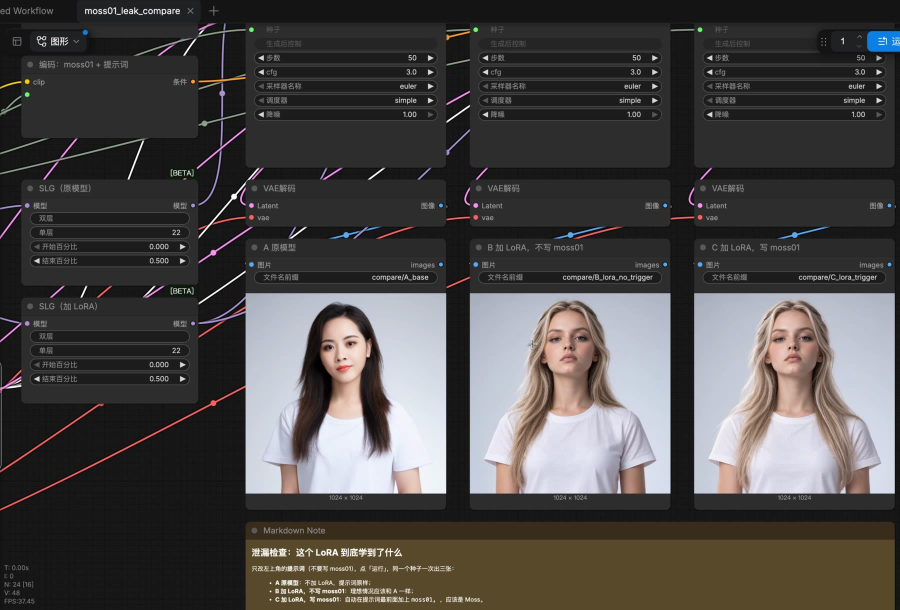
#> input picture skills/digital-human-koubo/examples/ep01-moss-lora/article/comfyui_leak_compare_ui.jpg, 1800 x 1220 px (shown at 1/2 size)
$ python -i faces.py   (imports and definitions only)
#> lines starting #> are read from the running program, lines starting #| are printed output that depends on the picture; after the words box and inside, x2 and y2 are one past the last pixel; in counts of white or black regions, pixels touching at a corner belong together
#!/usr/bin/env python3
"""首尾帧换人。出图通道看用户配置（默认 Codex CLI）。在工程根目录跑。

  python3 faces.py swap    [--only 03,22] [--jobs 4] [--dry] [--wait 60]   直接换脸 → keys/swap/NN_a|b.png
  python3 faces.py repaint [--only 03,22] [--jobs 4] [--dry] [--wait 60]   先打码原脸再按身份照重画 → keys/repaint/NN_a|b.png
  python3 faces.py joint   [--only 03,22] [--jobs 4] [--dry] [--wait 60] [--tries 3]   同一帧所有人一起打码、一次调用一起重画，只把头贴回原帧并质检 → keys/repaint/NN_a|b.png

--wait N：出图满载时，每 3 分钟补一轮没出的，最多等 N 分钟。失败原因直接打印出来。

三种方式：
  swap     原片整帧 + 身份图直接换。快，适合 AI 虚构角色；缺点是脸型骨相会被原演员带着走。shots.json 的 swap 里列了谁，这个镜头就直接换谁（远景小脸、背影没法打码，只能直接换）。
  repaint  先把原演员的脸打成马赛克（只留头发、轮廓、角度、光线），再照身份照片把整张脸画进去。像本人的程度明显更高；代价是表情和朝向看不到了，要在 pose 里写清楚。
           同一帧多个 repaint 角色一个接一个，上一个的结果当下一个的底图。底图优先用 swap 的结果。
  joint    所有角色统一处理：两人同框从 4 次调用降到 2 次；模型重画整张图也不怕，只取头部贴回原帧（qa_paste.py），并自动质检，不过就换种子重出，还不过就标 qa_fail。需要 doctor.py --fetch-models。
           一次最多 5 张图：打码帧 1 张 +（尾帧）首帧 1 张，剩下的按角色轮流分身份照，本人优先。
每个镜头先做首帧 a，再把做好的 a 当作一致性参考去做尾帧 b，首尾两张脸才对得上。
所有结果先写到 keys/repaint/raw/，成功才替换正式文件：中途失败不会丢掉已有成果。
"""
import sys, time
from concurrent.futures import ThreadPoolExecutor
import cv2
import numpy as np
from common import ROOT, KEY_W, KEY_H, CONSENT_TXT, MAX_IMAGES, cast, ocr_ready, project, shots, edit_image, image_why, opt, only

_CASC = None
def cascades():
    """用到自动检脸才加载；OpenCV 版本不对时说清楚，别让整个脚本一启动就崩"""
    global _CASC
    if _CASC is None:
        if not hasattr(cv2, "CascadeClassifier"):
            sys.exit(f"OpenCV {cv2.__version__} 没有 CascadeClassifier：pip3 install 'opencv-python-headless>=4.8,<5'，或在 shots.json 的 box 里手标人脸")
        _CASC = [cv2.CascadeClassifier(cv2.data.haarcascades + f"haarcascade_{n}.xml") for n in ("frontalface_default", "profileface")]
    return _CASC
NOOIL = "Skin looks natural and matte with fine pores: no oily shine, no sweat, no glossy highlights, no plastic or waxy skin, no beauty filter."
DRY = "--dry" in sys.argv


def acc(r):
    return f" {r['name'].capitalize()} wears {r['accessory']}, fitted to the head angle, with natural subtle reflections." if r.get("accessory") else ""


# ---------- swap ----------
# [22 lines left out: functions swap_prompt, swap_one, not called in this run]


# ---------- repaint ----------
def find_face(img, hint=None):
    CASC, PROF = cascades()
    g = cv2.cvtColor(img, cv2.COLOR_BGR2GRAY)
    fs = list(CASC.detectMultiScale(g, 1.08, 5, minSize=(80, 80)))
    if not fs:
        fs = list(PROF.detectMultiScale(g, 1.08, 4, minSize=(80, 80)))
        fs += [(img.shape[1] - x - w, y, w, h) for (x, y, w, h) in PROF.detectMultiScale(cv2.flip(g, 1), 1.08, 4, minSize=(80, 80))]
    if hint: fs = [f for f in fs if hint[0] <= f[0] + f[2] / 2 <= hint[1]] or fs   # 同框多人：按水平位置挑
    return max(fs, key=lambda f: f[2]) if fs else None


def mosaic(src, dst, hint=None, box=None):
    """脸部椭圆马赛克（像素块 + 模糊，边缘羽化）：五官彻底看不见，头型、发际线、光的方向还在。返回打码框，没找到脸返回 None"""
#> called with dst = 'out.png'
    img = cv2.imread(str(src))
#> img is the input picture: shape (1220, 1800, 3); mean B, G, R 71, 72.2, 75
    if box: x0, y0, x1, y1 = box
    else:
        f = find_face(img, hint)
#> in find_face, `g = cv2.cvtColor(img, cv2.COLOR_BGR2GRAY)`:
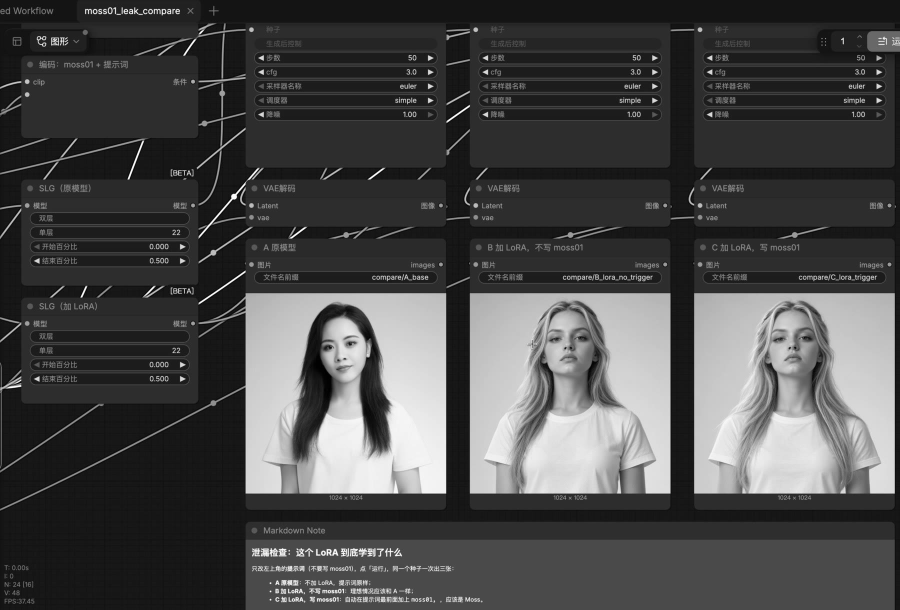
#> g: shape (1220, 1800) (shown at 1/2 size); min 0, max 255, mean 72.9
#> in find_face, `fs = list(CASC.detectMultiScale(g, 1.08, 5, minSize=(80, 80)))`: fs = [[622, 641, 122, 122], [1072, 623, 130, 130], [1519, 623, 135, 135]]
#> f = [1519, 623, 135, 135]
        if f is None: return None
        x, y, w, h = f
#> x = 1519; y = 623; w = 135; h = 135
        x0, x1 = max(0, int(x - 0.15 * w)), min(img.shape[1], int(x + 1.15 * w))
#> x0 = 1498; x1 = 1674
        y0, y1 = max(0, int(y - 0.05 * h)), min(img.shape[0], int(y + 1.18 * h))
#> y0 = 616; y1 = 782
    roi = img[y0:y1, x0:x1]; bw = max(1, (x1 - x0) // 7)
#> after `roi = img[y0:y1, x0:x1]`:
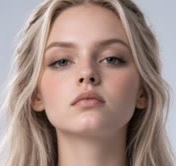
#> roi: shape (166, 176, 3); mean B, G, R 133, 140.5, 163.7
#> after `bw = max(1, (x1 - x0) // 7)`: bw = 25
    small = cv2.resize(roi, (max(1, (x1 - x0) // bw), max(1, (y1 - y0) // bw)), interpolation=cv2.INTER_AREA)
    mos = cv2.GaussianBlur(cv2.resize(small, (x1 - x0, y1 - y0), interpolation=cv2.INTER_NEAREST), (0, 0), bw * 0.6)
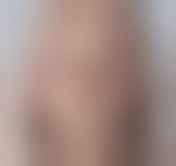
#> mos: shape (166, 176, 3); mean of channels 0, 1, 2 133.4, 140.8, 164; drawn as B, G, R
    m = np.zeros((y1 - y0, x1 - x0), np.float32)
    cv2.ellipse(m, ((x1 - x0) // 2, (y1 - y0) // 2), ((x1 - x0) // 2, (y1 - y0) // 2), 0, 0, 360, 1, -1)
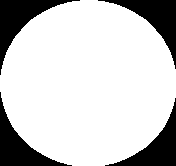
#> m: shape (166, 176) float32; values 0 (black) and 1 (white), 79.2% white; 4 black regions, box (x1, y1, x2, y2) and area: (0, 0, 80, 75) 1599, (98, 0, 176, 69) 1524, (0, 92, 72, 166) 1513, (105, 98, 176, 166) 1440
    m = cv2.GaussianBlur(m, (0, 0), bw * 0.5)[..., None]
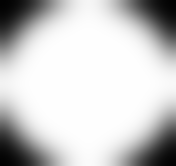
#> m: shape (166, 176, 1) float32; min 0.00845, max 1, mean 0.796
    img[y0:y1, x0:x1] = (mos * m + roi * (1 - m)).astype(np.uint8)
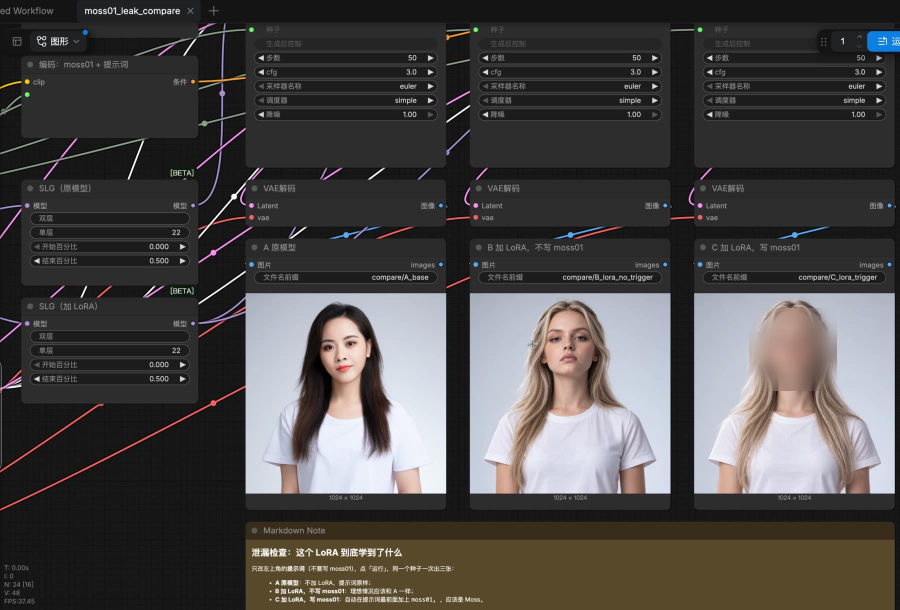
#> img: shape (1220, 1800, 3) (shown at 1/2 size); 1.33% of pixels changed, all inside (x1, y1, x2, y2) = (1498, 616, 1674, 782)
    cv2.imwrite(str(dst), img); return [int(x0), int(y0), int(x1), int(y1)]


# [35 lines left out: functions repaint_prompt, repaint_one, not called in this run]


# ---------- joint：同一帧里所有要换的人一起打码，一次 Codex 调用一起重画 ----------
def joint_roles(s, C, tag):
    return [r for r in C if f"{r}_{tag}" in s.get("pose", {})]      # 脸被挡住、看不到的帧不写 pose，就不重画


# [40 lines left out: functions joint_refs, joint_prompt, joint_inputs, not called in this run]


SMALL = 110     # 要换的脸里最大的那张宽度 < 这个像素（1536 宽），就走裁切放大


# [8 lines left out: function crop_rect, not called in this run]


def crop_to(src_png, R, out_png):
    im = cv2.imread(str(src_png)); x0, y0, x1, y1 = R
    cv2.imwrite(str(out_png), cv2.resize(im[y0:y1, x0:x1], (KEY_W, KEY_H), interpolation=cv2.INTER_CUBIC)); return out_png


PAD = 0.75


# [6 lines left out: function pad_to, not called in this run]


def unpad(pad_png, out_png):
    im = cv2.imread(str(pad_png)); h, w = im.shape[:2]; sw, sh = int(w * PAD), int(h * PAD); x0, y0 = (w - sw) // 2, (h - sh) // 2
    cv2.imwrite(str(out_png), cv2.resize(im[y0:y0 + sh, x0:x0 + sw], (w, h), interpolation=cv2.INTER_CUBIC))


# [77 lines left out: functions uncrop, joint_one, clean_one, missing, not called in this run]


def tags(s): return "a" if s.get("first_only") else "ab"


# [12 lines left out: function shot, not called in this run]


# [17 lines not run here, left out]

>>> result = mosaic('../../digital-human-koubo/examples/ep01-moss-lora/article/comfyui_leak_compare_ui.jpg', 'out.png')
#> result = [1498, 616, 1674, 782]

$ run again, on skills/digital-human-koubo/examples/ep01-moss-lora/article/moss01_batch1_sample.jpg
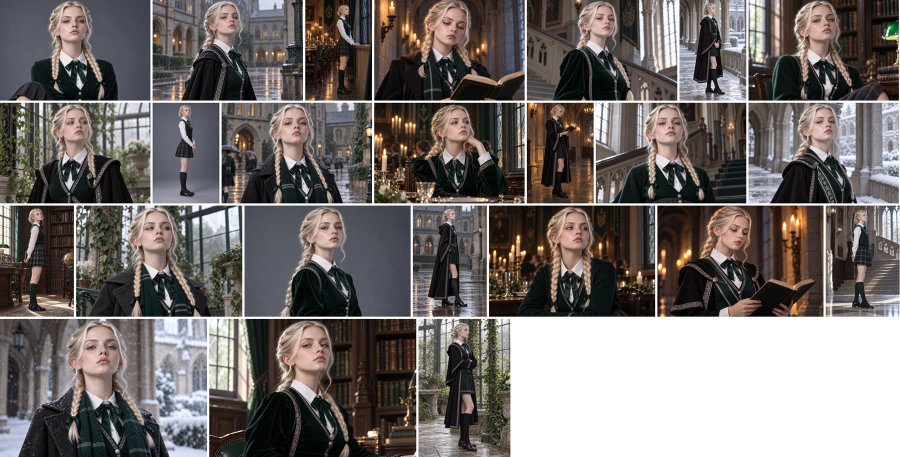
#> input picture skills/digital-human-koubo/examples/ep01-moss-lora/article/moss01_batch1_sample.jpg, 1800 x 914 px (shown at 1/2 size)
#> in mosaic, img is the input picture: shape (914, 1800, 3); mean B, G, R 107.2, 109.7, 115.9
#> fs = 20 items, first 6: [1139, 1, 87, 87], [1602, 5, 92, 92], [1167, 3, 87, 87], [102, 6, 94, 94], [859, 10, 96, 96], [1569, 5, 94, 94]
#> f = [531, 644, 126, 126]
#> x = 531; y = 644; w = 126
#> x0 = 512; x1 = 675
#> y0 = 637; y1 = 792
#> bw = 23
#> in mosaic, `cv2.ellipse(m, ((x1 - x0) // 2, (y1 - y0) // 2), ((x1 - x0) // 2, (y1 ..`:
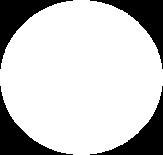
#> m: shape (155, 163) float32; values 0 (black) and 1 (white), 78.3% white; 4 black regions, box (x1, y1, x2, y2) and area: (0, 0, 73, 69) 1375, (90, 0, 163, 69) 1371, (0, 86, 73, 155) 1370, (90, 86, 163, 155) 1366
#> in mosaic, `img[y0:y1, x0:x1] = (mos * m + roi * (1 - m)).astype(np.uint8)`:
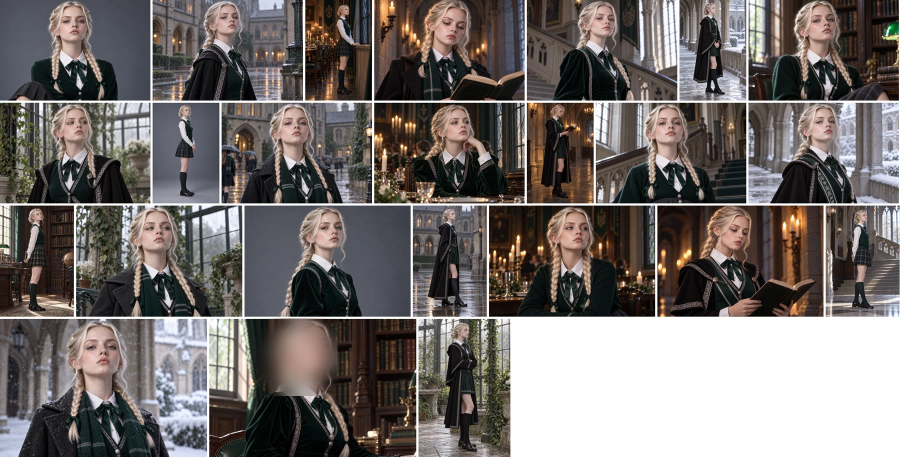
#> img: shape (914, 1800, 3) (shown at 1/2 size); 1.49% of pixels changed, all inside (x1, y1, x2, y2) = (512, 637, 675, 792)
#> result = [512, 637, 675, 792]

$ run again, on skills/digital-human-koubo/examples/ep01-moss-lora/article/moss01_caption_example.jpg
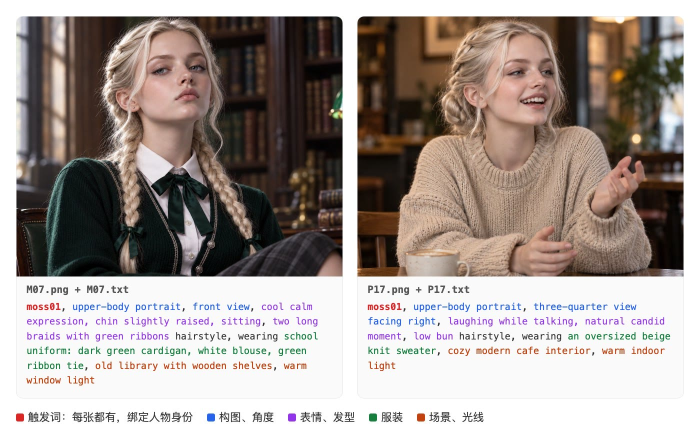
#> input picture skills/digital-human-koubo/examples/ep01-moss-lora/article/moss01_caption_example.jpg, 1400 x 870 px (shown at 1/2 size)
#> in mosaic, img is the input picture: shape (870, 1400, 3); mean B, G, R 149.1, 154.5, 164.4
#> fs = [[1160, 99, 103, 103], [967, 66, 193, 193], [263, 55, 199, 199], [150, 41, 262, 262]]
#> f = [150, 41, 262, 262]
#> x = 150; y = 41; w = 262
#> x0 = 110; x1 = 451
#> y0 = 27; y1 = 350
#> bw = 48
#> in mosaic, `cv2.ellipse(m, ((x1 - x0) // 2, (y1 - y0) // 2), ((x1 - x0) // 2, (y1 ..`:
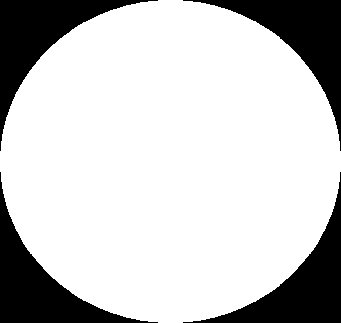
#> m: shape (323, 341) float32; values 0 (black) and 1 (white), 78.4% white; 4 black regions, box (x1, y1, x2, y2) and area: (0, 0, 158, 151) 5949, (183, 0, 341, 151) 5945, (0, 172, 158, 323) 5940, (183, 172, 341, 323) 5936
#> in mosaic, `img[y0:y1, x0:x1] = (mos * m + roi * (1 - m)).astype(np.uint8)`:
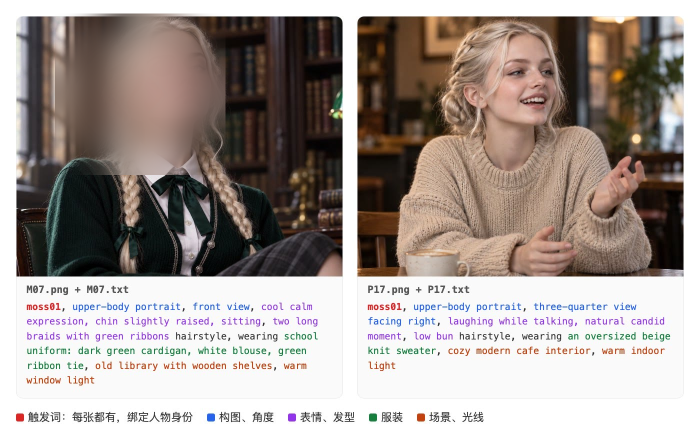
#> img: shape (870, 1400, 3) (shown at 1/2 size); 8.98% of pixels changed, all inside (x1, y1, x2, y2) = (110, 27, 451, 350)
#> result = [110, 27, 451, 350]
